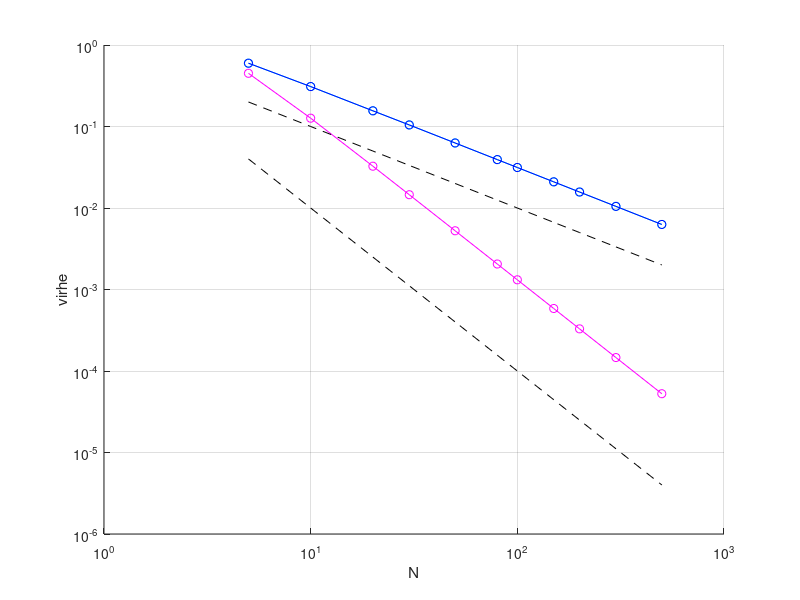

MATLAB code to generate this figure:
u = @(x) sin(x);
du = @(x) cos(x);

% etenevä differenssi
function err = fwdDiff(u, du, stepCount)
  stepLength = 2*pi / stepCount;
  x = -pi : stepLength : pi;
  uVals = u(x);
  exactDuVals = du(x);

  approxDuVals = zeros(1, length(uVals));
  for i = 1 : length(uVals) - 1
    approxDuVals(i) = (uVals(i+1) - uVals(i)) / stepLength;
  end

  % jätetään pois viimeinen piste jolle ei saada differenssiä
  approxDuVals = approxDuVals(1 : length(uVals) - 1);
  exactDuVals = exactDuVals(1 : length(uVals) - 1);

  err = max(abs(approxDuVals - exactDuVals));
end

% takeneva differenssi
function err = bwdDiff(u, du, stepCount)
  stepLength = 2*pi / stepCount;
  x = -pi : stepLength : pi;
  uVals = u(x);
  exactDuVals = du(x);

  approxDuVals = zeros(1, length(uVals));
  for i = 2 : length(uVals)
    approxDuVals(i) = (uVals(i) - uVals(i-1)) / stepLength;
  end

  approxDuVals = approxDuVals(2 : length(uVals));
  exactDuVals = exactDuVals(2 : length(uVals));

  err = max(abs(approxDuVals - exactDuVals));
end

% toisen asteen Taylor-differenssi
function err = secondOrderDiff(u, du, stepCount)
  stepLength = 2*pi / stepCount;
  x = -pi : stepLength : pi;
  uVals = u(x);
  exactDuVals = du(x);

  approxDuVals = zeros(1, length(uVals) - 2);
  for i = 1 : length(uVals) - 2
    approxDuVals(i) = (-3*uVals(i) + 4*uVals(i+1) - uVals(i+2)) / (2 * stepLength);
  end

  approxDuVals = approxDuVals(1 : length(uVals) - 2);
  exactDuVals = exactDuVals(1 : length(uVals) - 2);

  err = max(abs(approxDuVals - exactDuVals));
end

stepCounts = [5 10 20 30 50 80 100 150 200 300 500];

% maksimivirhevektorit eri differenssimenetelmille
fwdDiffErrors = zeros(length(stepCounts), 1);
bwdDiffErrors = zeros(length(stepCounts), 1);
secondOrderErrors = zeros(length(stepCounts), 1);

for i = 1 : length(stepCounts)
  fwdDiffErrors(i) = fwdDiff(u, du, stepCounts(i));
  bwdDiffErrors(i) = bwdDiff(u, du, stepCounts(i));
  secondOrderErrors(i) = secondOrderDiff(u, du, stepCounts(i));
end

hold on
grid on
loglog(stepCounts, fwdDiffErrors, '-oc')
loglog(stepCounts, bwdDiffErrors, '-ob')
loglog(stepCounts, secondOrderErrors, '-om')
% vertailuun
loglog(stepCounts, stepCounts.^(-1), '--k');
loglog(stepCounts, stepCounts.^(-2), '--k');
xlabel('N');
ylabel('virhe');

